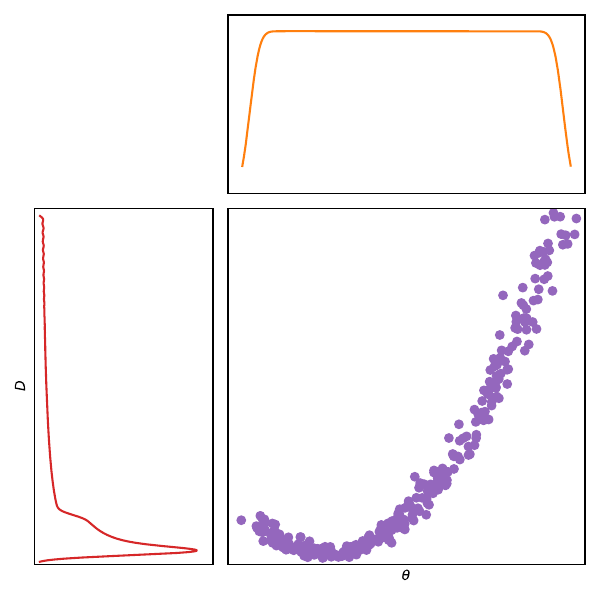

This figure's Python source:
import numpy as np
import copy
import matplotlib.pyplot as plt
#from sbi import LinearModel, plot_2d, plot_1d, flip
from matplotlib.backends.backend_pdf import PdfPages
from labellines import labelLine, labelLines

from lsbi.model import LinearModel, MixtureModel
from lsbi.plot import pdf_plot_2d, pdf_plot_1d
from anesthetic.plot import AxesSeries, AxesDataFrame

from scipy.stats import invwishart, matrix_normal, multivariate_normal
from numpy.linalg import cholesky

def LSBI(θ, D, *args, **kwargs):
    shape = kwargs.pop('shape', ())
    if isinstance(shape, int):
        shape = (shape,)
    k, n = θ.shape
    d = D.shape[1]
    θD = np.concatenate([θ, D], axis=1)
    mean = θD.mean(axis=0)
    θbar = mean[:n]
    Dbar = mean[n:]

    cov = np.cov(θD.T)
    Θ = cov[:n, :n]
    Δ = cov[n:, n:]
    Ψ = cov[n:, :n]
    ν = k - d - n - 2
    invΘ = np.linalg.inv(Θ)

    C_ = invwishart(df=ν, scale=k*(Δ-Ψ @ invΘ @ Ψ.T)).rvs(shape)
    C_ = np.atleast_2d(C_)
    L1 = np.linalg.cholesky(C_/k)
    L2 = np.linalg.cholesky(invΘ)
    M_ = Ψ @ invΘ + np.einsum('...jk,...kl,ml->...jm', L1, np.random.randn(*shape, d, n), L2)
    m_ = Dbar - M_ @ θbar + np.einsum('...jk,...k->...j', L1, np.random.randn(*shape, d))
    return LinearModel(m=m_, M=M_, C=C_, *args, **kwargs)


pdf = PdfPages('lsbi_plot.pdf')

with PdfPages('lsbi_plot.pdf') as pdf:
    mu = np.array([np.linspace(-1, 3, 100)]).T
    m = mu**2
    model = MixtureModel(M=0, m=m, C=0.01, mu=mu, Sigma=0.01)
    fig = plt.figure(figsize=(6,6))
    gs = fig.add_gridspec(2,2, width_ratios=(1,2), height_ratios=(1,2))
    ax_D = fig.add_subplot(gs[1,0])
    ax_joint = fig.add_subplot(gs[1,1], sharey=ax_D)
    ax_theta = fig.add_subplot(gs[0,1], sharex=ax_joint)
    
    ax_theta.set_xlim(np.min(model.prior().mean - model.prior().cov**0.5*3),
                      np.max(model.prior().mean + model.prior().cov**0.5*3)) 
    ax_D.set_ylim(np.min(model.evidence().mean - model.evidence().cov**0.5*3),
                  np.max(model.evidence().mean + model.evidence().cov**0.5*3))


    for ax in fig.get_axes():
        ax.set_xticks([])
        ax.set_yticks([])

    ax_D.set_ylabel(r'$D$')
    ax_joint.set_xlabel(r'$\theta$')
    fig.tight_layout()

    np.random.seed(1)
    pdf_plot_1d(ax_theta, model.prior(), color='C1',nplot_1d=1000)
    pdf_plot_1d(ax_D, model.evidence(), orientation='vertical', color='C3')
    k = 300
    data = model.joint().rvs(k)
    ax_joint.plot(*data.T, 'C4o')

    pdf.savefig(fig)

    Do=[5]
    ax_D.axhline(Do, color='k', ls='--')
    ax_joint.axhline(Do, color='k', ls='--')
    pdf_plot_1d(ax_theta, model.posterior(Do), color='C0')[-1]

    pdf.savefig(fig)

    θ, D = np.split(data, 2, axis=1)
    lsbi_model = LSBI(θ, D, μ=θ.mean(), Σ=np.cov(θ.T))

    to_remove = []
    to_remove += list(pdf_plot_2d(ax_joint, lsbi_model.joint(), color='C4', nplot_2d=100000, label=r'$\mathcal{J}$'))

    pdf.savefig(fig)
    to_remove.append(pdf_plot_1d(ax_theta, lsbi_model.posterior(Do), ls='--', color='C0',nplot_1d=1000)[-1])
    pdf.savefig(fig)

    for _ in range(3):
        for x in to_remove:
            x.remove()

        to_remove = []
        to_remove.append(pdf_plot_1d(ax_theta, lsbi_model.posterior(Do), ls='--', color='C5',nplot_1d=1000)[-1])

        pdf.savefig(fig)

        θ = lsbi_model.posterior(Do).rvs(300)
        D = model.likelihood(θ).rvs()

        to_remove += ax_joint.plot(θ, D, 'C5o')

        pdf.savefig(fig)

        lsbi_model =  LSBI(θ, D, μ=lsbi_model.μ, Σ=lsbi_model.Σ)
        to_remove.pop().remove()
        to_remove += list(pdf_plot_2d(ax_joint, lsbi_model.joint(), color='C4', nplot_2d=100000, label=r'$\mathcal{J}$'))
        pdf.savefig(fig)
        to_remove.append(pdf_plot_1d(ax_theta, lsbi_model.posterior(Do), ls='--', color='C0',nplot_1d=1000)[-1])
        pdf.savefig(fig)
